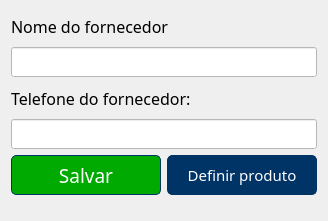
                  <widget class="QWidget" name="fornecedor">
                   <layout class="QVBoxLayout" name="verticalLayout_34">
                    <item>
                     <layout class="QVBoxLayout" name="verticalLayout_i">
                      <item>
                       <widget class="QLabel" name="label_15">
                        <property name="minimumSize">
                         <size>
                          <width>0</width>
                          <height>30</height>
                         </size>
                        </property>
                        <property name="maximumSize">
                         <size>
                          <width>16777215</width>
                          <height>30</height>
                         </size>
                        </property>
                        <property name="font">
                         <font>
                          <family>Bell MT</family>
                          <pointsize>12</pointsize>
                         </font>
                        </property>
                        <property name="styleSheet">
                         <string notr="true">border-style: none;
border-radius: 0px;</string>
                        </property>
                        <property name="text">
                         <string>Nome do fornecedor</string>
                        </property>
                        <property name="alignment">
                         <set>Qt::AlignLeading|Qt::AlignLeft|Qt::AlignVCenter</set>
                        </property>
                       </widget>
                      </item>
                      <item>
                       <widget class="QLineEdit" name="entry_nfornecedor">
                        <property name="minimumSize">
                         <size>
                          <width>0</width>
                          <height>30</height>
                         </size>
                        </property>
                        <property name="maximumSize">
                         <size>
                          <width>16777215</width>
                          <height>30</height>
                         </size>
                        </property>
                        <property name="styleSheet">
                         <string notr="true">background-color: rgb(255, 255, 255);</string>
                        </property>
                        <property name="inputMethodHints">
                         <set>Qt::ImhDigitsOnly</set>
                        </property>
                        <property name="text">
                         <string/>
                        </property>
                        <property name="alignment">
                         <set>Qt::AlignCenter</set>
                        </property>
                        <property name="placeholderText">
                         <string/>
                        </property>
                       </widget>
                      </item>
                     </layout>
                    </item>
                    <item>
                     <layout class="QVBoxLayout" name="verticalLayout_j">
                      <item>
                       <widget class="QLabel" name="label_7">
                        <property name="minimumSize">
                         <size>
                          <width>0</width>
                          <height>30</height>
                         </size>
                        </property>
                        <property name="maximumSize">
                         <size>
                          <width>16777215</width>
                          <height>30</height>
                         </size>
                        </property>
                        <property name="font">
                         <font>
                          <family>Bell MT</family>
                          <pointsize>12</pointsize>
                         </font>
                        </property>
                        <property name="styleSheet">
                         <string notr="true">border-style: none;
border-radius: 0px;</string>
                        </property>
                        <property name="text">
                         <string>Telefone do fornecedor:</string>
                        </property>
                        <property name="alignment">
                         <set>Qt::AlignLeading|Qt::AlignLeft|Qt::AlignVCenter</set>
                        </property>
                       </widget>
                      </item>
                      <item>
                       <widget class="QLineEdit" name="entry_tfornecedor">
                        <property name="minimumSize">
                         <size>
                          <width>0</width>
                          <height>30</height>
                         </size>
                        </property>
                        <property name="maximumSize">
                         <size>
                          <width>16777215</width>
                          <height>30</height>
                         </size>
                        </property>
                        <property name="styleSheet">
                         <string notr="true">background-color: rgb(255, 255, 255);</string>
                        </property>
                        <property name="text">
                         <string/>
                        </property>
                        <property name="alignment">
                         <set>Qt::AlignCenter</set>
                        </property>
                        <property name="placeholderText">
                         <string/>
                        </property>
                       </widget>
                      </item>
                     </layout>
                    </item>
                    <item>
                     <layout class="QHBoxLayout" name="horizontalLayout_10">
                      <property name="bottomMargin">
                       <number>15</number>
                      </property>
                      <item>
                       <widget class="QPushButton" name="btn_salvar_2">
                        <property name="sizePolicy">
                         <sizepolicy hsizetype="Minimum" vsizetype="Minimum">
                          <horstretch>0</horstretch>
                          <verstretch>0</verstretch>
                         </sizepolicy>
                        </property>
                        <property name="minimumSize">
                         <size>
                          <width>150</width>
                          <height>40</height>
                         </size>
                        </property>
                        <property name="maximumSize">
                         <size>
                          <width>150</width>
                          <height>40</height>
                         </size>
                        </property>
                        <property name="font">
                         <font>
                          <family>Bell MT</family>
                          <pointsize>14</pointsize>
                         </font>
                        </property>
                        <property name="cursor">
                         <cursorShape>PointingHandCursor</cursorShape>
                        </property>
                        <property name="styleSheet">
                         <string notr="true">QPushButton{
border-style: solid;
selection-color: rgb(255, 0, 0);
border-width: 1px;
border-color: rgb(0, 51, 102);
background-color: rgb(0, 170, 0);
color: rgb(255, 255, 255);
border-radius: 5px;
}

QPushButton:hover{
border-style: solid;
selection-color: rgb(255, 0, 0);
border-width: 1px;
border-color: rgb(0, 51, 102);
background-color: rgb(255, 255, 255);
color: rgb(0, 0, 0);
border-radius: 5px;
}</string>
                        </property>
                        <property name="text">
                         <string>Salvar</string>
                        </property>
                       </widget>
                      </item>
                      <item>
                       <widget class="QPushButton" name="btn_irproduto">
                        <property name="sizePolicy">
                         <sizepolicy hsizetype="Minimum" vsizetype="Minimum">
                          <horstretch>0</horstretch>
                          <verstretch>0</verstretch>
                         </sizepolicy>
                        </property>
                        <property name="minimumSize">
                         <size>
                          <width>150</width>
                          <height>40</height>
                         </size>
                        </property>
                        <property name="maximumSize">
                         <size>
                          <width>150</width>
                          <height>40</height>
                         </size>
                        </property>
                        <property name="font">
                         <font>
                          <family>Bell MT</family>
                          <pointsize>11</pointsize>
                         </font>
                        </property>
                        <property name="cursor">
                         <cursorShape>PointingHandCursor</cursorShape>
                        </property>
                        <property name="styleSheet">
                         <string notr="true">QPushButton{
border-style: solid;
selection-color: rgb(255, 0, 0);
border-width: 1px;
border-color: rgb(0, 51, 102);
background-color: rgb(0, 51, 102);
color: rgb(255, 255, 255);
border-radius: 5px;
}

QPushButton:hover{
border-style: solid;
selection-color: rgb(255, 0, 0);
border-width: 1px;
border-color: rgb(0, 51, 102);
background-color: rgb(255, 255, 255);
color: rgb(0, 0, 0);
border-radius: 5px;
}</string>
                        </property>
                        <property name="text">
                         <string>Definir produto</string>
                        </property>
                       </widget>
                      </item>
                     </layout>
                    </item>
                   </layout>
                  </widget>
